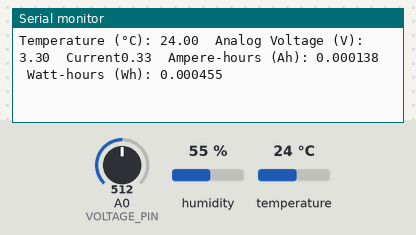
The sketch below on a simulated Arduino Uno, built with avr-gcc and run on an emulated ATmega328P. Shown: the last lines printed to the serial monitor. Inputs (shaded band) come from the test bench; at power-on: temperature 24 °C, A0 (VOLTAGE_PIN) = 512, humidity 55 %.

Above: at 1.3 s.
1.4 s: temperature set to 12 °C
At 2.2 s:
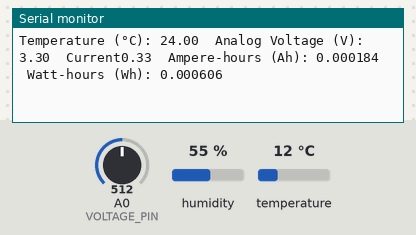
2.9 s: A0 (VOLTAGE_PIN) set to 716
At 2.9 s:
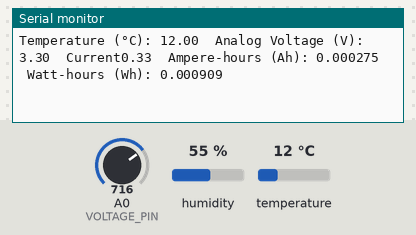
4.4 s: temperature set to 19 °C
At 5.0 s:
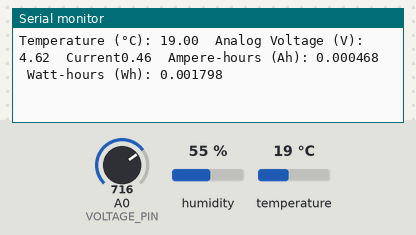
5.9 s: A0 (VOLTAGE_PIN) set to 900
At 6.6 s:
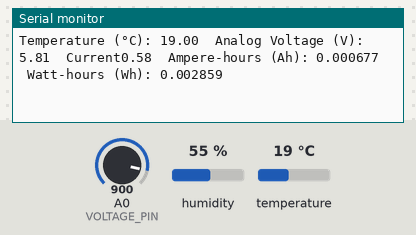
Timing chart, 0 to 8.4 s (numbered marks = the images above; inputs shaded):
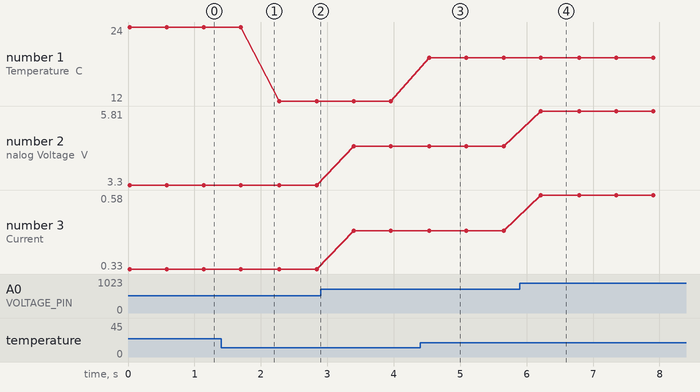

Measured:
- after the input at 4.4 s, the serial monitor: prints a new line after 0.14 s (image 3)
- after the input at 5.9 s, the serial monitor: prints a new line after 0.31 s (image 4)
- plotted number 1: 24 → 12 after the input at 1.4 s, 12 → 19 after the input at 4.4 s
- plotted number 2: 3.3 → 4.62 after the input at 2.9 s, 4.62 → 5.81 after the input at 5.9 s
- plotted number 3: 0.33 → 0.46 after the input at 2.9 s, 0.46 → 0.58 after the input at 5.9 s

The sketch:

data_collection_code.ino
```cpp
#include <DHT.h>

// DHT11 configuration
#define DHTPIN 2         // Pin where the DHT11 is connected
#define DHTTYPE DHT11    // DHT11 sensor type
DHT dht(DHTPIN, DHTTYPE);

// Voltage sensing
#define VOLTAGE_PIN A0   // Analog pin for voltage measurement
const float referenceVoltage = 3.3; // Updated for 3.3V systems

float power = 0.0;
float Ah = 0.0;
float Wh = 0.0;

void setup() {
  Serial.begin(9600);
  dht.begin();
}

void loop() {
  // Read temperature from DHT11
  float temperature = dht.readTemperature(); // Celsius

  if (isnan(temperature)) {
    Serial.println("Failed to read from DHT11 sensor!");
  } else {
    Serial.print("Temperature (°C): ");
    Serial.print(temperature);
  }
  Serial.print("  ");
  // Read analog voltage
  int analogValue = analogRead(VOLTAGE_PIN);
  float voltage = analogValue * (referenceVoltage / 1023.0);
  voltage = voltage / 0.5;

  float current = voltage / 10;

  power = voltage * current;

    // Integrate current and power over time to get Ah and Wh
    // Since we're sampling every second, 1 second = 1/3600 hours
  Ah += current * (0.5 / 3600.0); // Amp-seconds to Ah
  Wh += power * (0.5 / 3600.0);   // Watt-seconds to Wh

  Serial.print("Analog Voltage (V): ");
  Serial.print(voltage);
  Serial.print("  ");
  Serial.print("Current");
  Serial.print(current);
  Serial.print("  ");
  Serial.print("Ampere-hours (Ah): ");
  Serial.print(Ah,6);
  Serial.print("  ");
  Serial.print("Watt-hours (Wh): ");
  Serial.println(Wh,6);

  delay(500); // Wait 2 seconds
}
```

Source omitted: c_model__2_.cc (data table, 16863 bytes)
